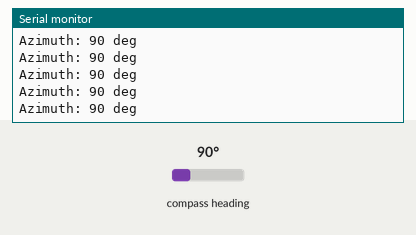
Bench run of a sketch on a simulated Arduino Uno, built with avr-gcc and run on an emulated ATmega328P. Parts: the last lines printed to the serial monitor. Inputs (shaded band) come from the test bench; at power-on: compass heading 90°.

Above: at 1.2 s.
1.3 s: compass heading set to 7°
At 1.69 s:
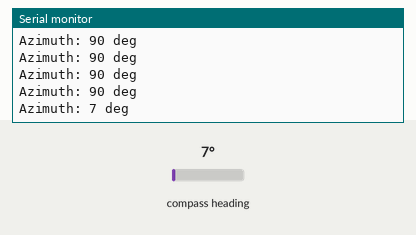
2.8 s: compass heading set to 180°
At 2.94 s:
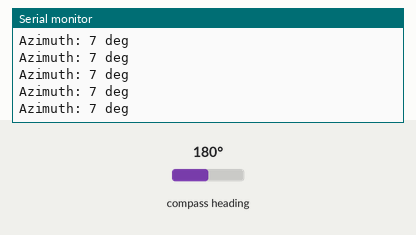
Timing chart, 0 to 5.8 s (numbered marks = the images above; inputs shaded):
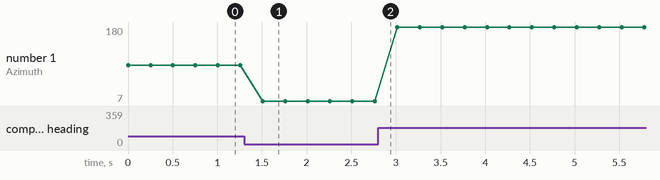

Measured:
- after the input at 1.3 s, the serial monitor: prints a new line after 0.21 s (image 1)
- plotted number 1: 90 → 7 after the input at 1.3 s, 7 → 180 after the input at 2.8 s

The sketch:

qmc5883l.ino
```cpp
#include <QMC5883LCompass.h>

QMC5883LCompass compass;

void setup() {
  Serial.begin(115200);
  compass.init();
}

void loop() {
  compass.read();
  Serial.print("Azimuth: ");
  Serial.print(compass.getAzimuth());
  Serial.println(" deg");
  delay(250);
}
```
